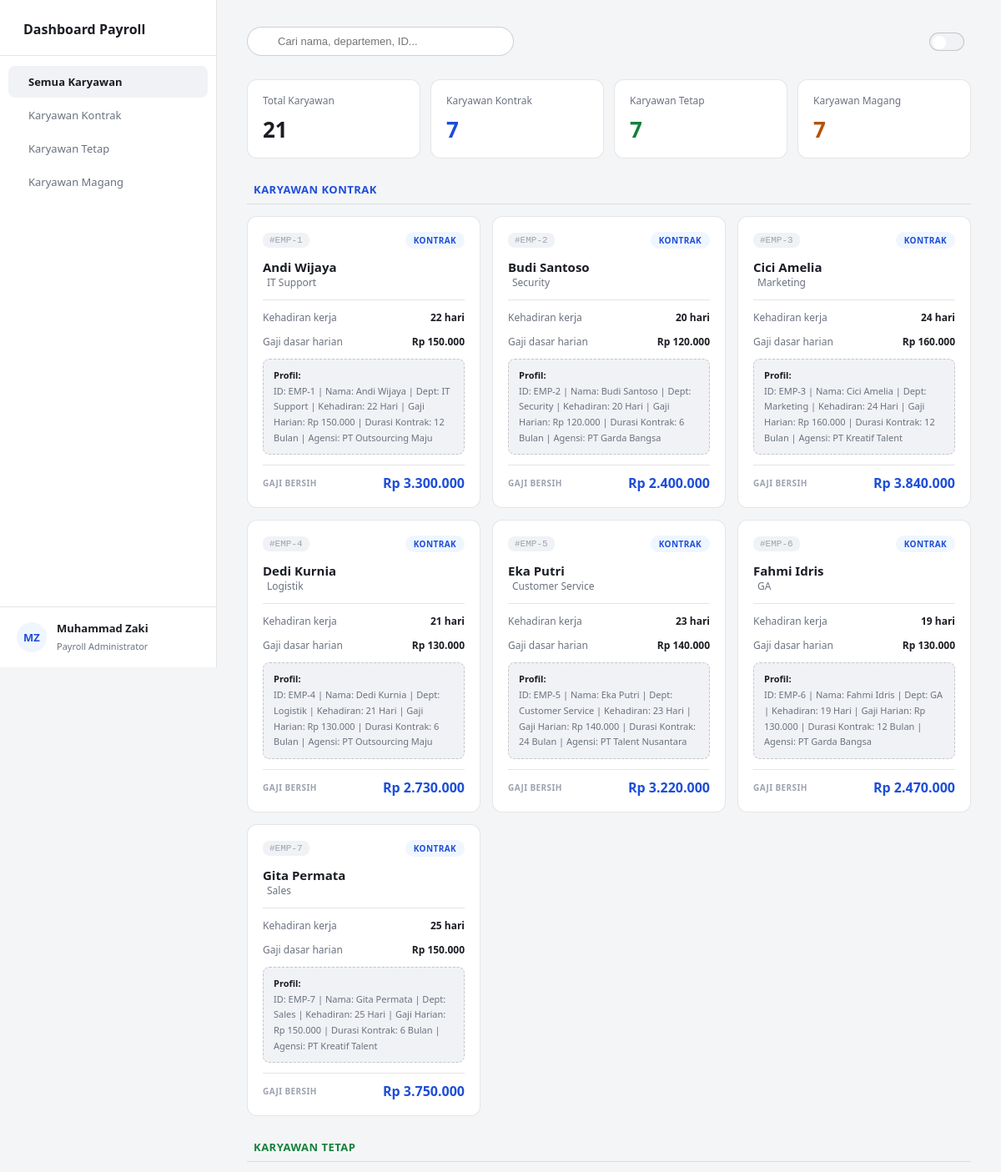
The page /views/views.php (upper part) on the database its author committed.
### tables this page shows
CREATE TABLE `tabel_karyawan` (
  `id_karyawan` int NOT NULL,
  `nama_karyawan` varchar(100) NOT NULL,
  `departemen` varchar(50) NOT NULL,
  `hari_kerja_masuk` int NOT NULL,
  `gaji_dasar_per_hari` int NOT NULL,
  `jenis_karyawan` enum('Kontrak','Tetap','Magang') NOT NULL,
  `durasi_kontrak_bulan` int DEFAULT NULL,
  `agensi_penyalur` varchar(100) DEFAULT NULL,
  `tunjangan_kesehatan` int DEFAULT NULL,
  `opsi_saham_id` varchar(50) DEFAULT NULL,
  `uang_saku_bulanan` int DEFAULT NULL,
  `sertifikat_kampus_merdeka` varchar(100) DEFAULT NULL
);

### KaryawanKontrak.php (called while the page is built, shortened)
<?php
require_once 'Karyawan.php';
class KaryawanKontrak extends Karyawan {
    private $durasiKontrakBulan;
    private $agensiPenyalur;
    public function __construct($id_karyawan, $nama_karyawan, $departemen, $hari_kerja_masuk, $gaji_dasar_per_hari, $durasiKontrakBulan, $agensiPenyalur) {
        $this->durasiKontrakBulan = $durasiKontrakBulan;
        $this->agensiPenyalur = $agensiPenyalur;
    }
    public static function getData() {
        return "WHERE jenis_karyawan = 'Kontrak'";
    }
    #[Override]
    public function hitungGajiBersih(){
       $gajiBersih = $this->hariKerjaMasuk*$this->gajiDasarPerhari;
       return $gajiBersih;
    }
    #[Override]
    public function tampilkanProfilKaryawan(){
        return "ID: EMP-" . $this->getIdKaryawan() . " | " .
            "Nama: " . $this->getNamaKaryawan() . " | " .
            "Dept: " . $this->getDepartemen() . " | " .
            "Kehadiran: " . $this->getHariKerjaMasuk() . " Hari | " .
            "Gaji Harian: Rp " . number_format($this->getGajiDasarPerHari(), 0, ',', '.') . " | " .
            "Durasi Kontrak: " . $this->durasiKontrakBulan . " Bulan | " .
            "Agensi: " . $this->agensiPenyalur;
}
}
?>

### Koneksi.php (called while the page is built, shortened)
<?php
class Koneksi {
    private $host = "localhost";
    private $username = "root";
    private $password = "";
    private $database = "db_uas_pbo_trpl1b_muhammadzakifp";
    public function __construct() {
        $this->koneksi = mysqli_connect($this->host, $this->username, $this->password, $this->database);
    }
}
?>

### KaryawanTetap.php (called while the page is built, shortened)
<?php
require_once 'Karyawan.php';
class KaryawanTetap extends Karyawan {
    public static function getData() {
        return "WHERE jenis_karyawan = 'Tetap'";
    }
}
?>

### KaryawanMagang.php (called while the page is built, shortened)
<?php
require_once 'Karyawan.php';
class KaryawanMagang extends Karyawan {
    public static function getData() {
        return "WHERE jenis_karyawan = 'Magang'";
    }
}
?>

### Karyawan.php (called while the page is built, shortened)
<?php
abstract class Karyawan {
    protected $id_karyawan;
    protected $nama_karyawan;
    protected $departemen;
    protected $hariKerjaMasuk;
    protected $gajiDasarPerhari;
    public function __construct($id_karyawan, $nama_karyawan, $departemen, $hariKerjaMasuk, $gajiDasarPerhari) {
        $this->id_karyawan = $id_karyawan;
        $this->nama_karyawan = $nama_karyawan;
        $this->departemen = $departemen;
        $this->hariKerjaMasuk = $hariKerjaMasuk;
        $this->gajiDasarPerhari = $gajiDasarPerhari;
    }
    public function getIdKaryawan() { return $this->id_karyawan; }
    public function getNamaKaryawan() { return $this->nama_karyawan; }
    public function getDepartemen() { return $this->departemen; }
    public function getHariKerjaMasuk() { return $this->hariKerjaMasuk; }
    public function getGajiDasarPerHari() { return $this->gajiDasarPerhari; }
}
?>

### views/views.php (the view, shortened to what this page needs)
<?php
require_once '../Koneksi.php';
require_once '../Karyawan.php';
require_once '../KaryawanKontrak.php';
require_once '../KaryawanTetap.php';
require_once '../KaryawanMagang.php';
class Dashboard extends Koneksi {
    protected $tabel = "tabel_karyawan";
    public function dataKaryawanKontrak() {
        $query = "SELECT * FROM " . $this->tabel . " " . KaryawanKontrak::getData();
        $result = mysqli_query($this->koneksi, $query);
        $daftar = [];
        if ($result) {
            while ($row = mysqli_fetch_assoc($result)) {
                $daftar[] = new KaryawanKontrak(
                    $row['id_karyawan'], $row['nama_karyawan'], $row['departemen'],
                    $row['hari_kerja_masuk'], $row['gaji_dasar_per_hari'],
                    $row['durasi_kontrak_bulan'], $row['agensi_penyalur']
                );
            }
        } else {
            die("Query Karyawan Kontrak Gagal: " . mysqli_error($this->koneksi));
        }
        return $daftar;
    }
    public function dataKaryawanTetap() {
        $query = "SELECT * FROM " . $this->tabel . " " . KaryawanTetap::getData();
        $result = mysqli_query($this->koneksi, $query);
        $daftar = [];
        if ($result) {
            while ($row = mysqli_fetch_assoc($result)) {
                $daftar[] = new KaryawanTetap(
                    $row['id_karyawan'], $row['nama_karyawan'], $row['departemen'],
                    $row['hari_kerja_masuk'], $row['gaji_dasar_per_hari'],
                    $row['tunjangan_kesehatan'], $row['opsi_saham_id']
                );
            }
        } else {
            die("Query Karyawan Tetap Gagal: " . mysqli_error($this->koneksi));
        }
        return $daftar;
    }
    public function dataKaryawanMagang() {
        $query = "SELECT * FROM " . $this->tabel . " " . KaryawanMagang::getData();
        $result = mysqli_query($this->koneksi, $query);
        $daftar = [];
        if ($result) {
            while ($row = mysqli_fetch_assoc($result)) {
                $daftar[] = new KaryawanMagang(
                    $row['id_karyawan'], $row['nama_karyawan'], $row['departemen'],
                    $row['hari_kerja_masuk'], $row['gaji_dasar_per_hari'],
                    $row['uang_saku_bulanan'], $row['sertifikat_kampus_merdeka']
                );
            }
        } else {
            die("Query Karyawan Magang Gagal: " . mysqli_error($this->koneksi));
        }
        return $daftar;
    }
}
$dashboard  = new Dashboard();
$dataKontrak = $dashboard->dataKaryawanKontrak();
$dataTetap   = $dashboard->dataKaryawanTetap();
$dataMagang  = $dashboard->dataKaryawanMagang();
$totalSemua   = count($dataKontrak) + count($dataTetap) + count($dataMagang);
$totalKontrak = count($dataKontrak);
$totalTetap   = count($dataTetap);
$totalMagang  = count($dataMagang);
?>
<!DOCTYPE html>
<html lang="id">
<head>
    <link rel="stylesheet" href="https://cdn.jsdelivr.net/npm/@tabler/icons-webfont@latest/tabler-icons.min.css">
</head>
<body>
<nav class="sidebar">
    <div class="sidebar-brand">
        Dashboard Payroll
    </div>
    <ul class="sidebar-nav">
        <li class="active nav-all" onclick="switchTab('all', this)">
            <a><i class="ti ti-users"></i> Semua Karyawan</a>
        </li>
        <li class="nav-k k" onclick="switchTab('kontrak', this)">
            <a><i class="ti ti-file-text"></i> Karyawan Kontrak</a>
        </li>
        <li class="nav-t t" onclick="switchTab('tetap', this)">
            <a><i class="ti ti-briefcase"></i> Karyawan Tetap</a>
        </li>
        <li class="nav-m m" onclick="switchTab('magang', this)">
            <a><i class="ti ti-school"></i> Karyawan Magang</a>
        </li>
    </ul>
    <div class="sidebar-footer">
        <div class="avatar">MZ</div>
        <div class="sidebar-footer-info">
            <p>Muhammad Zaki</p>
            <span>Payroll Administrator</span>
        </div>
    </div>
</nav>
<main class="main">
    <header class="topbar">
        <div class="search-wrap">
            <input type="text" id="searchInput" oninput="filterData()"
                   placeholder="Cari nama, departemen, ID...">
        </div>
        <div class="theme-toggle">
            <div class="toggle-track" id="themeToggle" onclick="toggleTheme()">
                <div class="toggle-thumb"></div>
            </div>
        </div>
    </header>
    <div class="summary">
        <div class="sum-card">
            <div class="sum-label">Total Karyawan</div>
            <div class="sum-val"><?= $totalSemua ?></div>
        </div>
        <div class="sum-card">
            <div class="sum-label">Karyawan Kontrak</div>
            <div class="sum-val blue"><?= $totalKontrak ?></div>
        </div>
        <div class="sum-card">
            <div class="sum-label">Karyawan Tetap</div>
            <div class="sum-val green"><?= $totalTetap ?></div>
        </div>
        <div class="sum-card">
            <div class="sum-label">Karyawan Magang</div>
            <div class="sum-val amber"><?= $totalMagang ?></div>
        </div>
    </div>
    <section id="section-kontrak">
        <div class="sec-head blue">
            <i class="ti ti-file-text"></i> Karyawan Kontrak
        </div>
        <div class="card-grid">
            <?php if (empty($dataKontrak)): ?>
                <p style="color:var(--muted);font-size:13px">Tidak ada data karyawan kontrak.</p>
            <?php else: ?>
                <?php foreach ($dataKontrak as $k): ?>
                <div class="emp-card searchable-row" data-jenis="kontrak">
                    <div class="card-toprow">
                        <span class="emp-id">#EMP-<?= $k->getIdKaryawan() ?></span>
                        <span class="badge kontrak">Kontrak</span>
                    </div>
                    <div>
                        <div class="emp-name"><?= htmlspecialchars($k->getNamaKaryawan()) ?></div>
                        <div class="emp-dept">
                            <?= htmlspecialchars($k->getDepartemen()) ?>
                        </div>
                    </div>
                    <hr class="divider">
                    <div class="info-row">
                        <span class="lbl">Kehadiran kerja</span>
                        <span class="val"><?= $k->getHariKerjaMasuk() ?> hari</span>
                    </div>
                    <div class="info-row">
                        <span class="lbl">Gaji dasar harian</span>
                        <span class="val">Rp <?= number_format($k->getGajiDasarPerHari(), 0, ',', '.') ?></span>
                    </div>
                    <div class="extra-box">
                        <strong>Profil:</strong><br>
                        <?= htmlspecialchars($k->tampilkanProfilKaryawan()) ?>
                    </div>
                    <div class="card-footer">
                        <span class="footer-lbl">Gaji Bersih</span>
                        <span class="footer-val blue">Rp <?= number_format($k->hitungGajiBersih(), 0, ',', '.') ?></span>
                    </div>
                </div>
                <?php endforeach; ?>
            <?php endif; ?>
        </div>
    </section>
    <section id="section-tetap">
        <div class="sec-head green">
            <i class="ti ti-briefcase"></i> Karyawan Tetap
        </div>
    </section>
</main>
</body>
</html>

### rows shown on the page
tabel_karyawan: id_karyawan "1", nama_karyawan "Andi Wijaya", departemen "IT Support", hari_kerja_masuk "22", gaji_dasar_per_hari "150.000", $k->tampilkanProfilKaryawan() "ID: EMP-1 | Nama: Andi Wijaya | Dept: IT Support | Kehadiran: 22 Hari | Gaji Harian: Rp 150.000 | Durasi Kontrak: 12 Bulan | Agensi: PT Outsourcing Maju", $k->hitungGajiBersih() "3.300.000"
tabel_karyawan: id_karyawan "2", nama_karyawan "Budi Santoso", departemen "Security", hari_kerja_masuk "20", gaji_dasar_per_hari "120.000", $k->tampilkanProfilKaryawan() "ID: EMP-2 | Nama: Budi Santoso | Dept: Security | Kehadiran: 20 Hari | Gaji Harian: Rp 120.000 | Durasi Kontrak: 6 Bulan | Agensi: PT Garda Bangsa", $k->hitungGajiBersih() "2.400.000"
tabel_karyawan: id_karyawan "3", nama_karyawan "Cici Amelia", departemen "Marketing", hari_kerja_masuk "24", gaji_dasar_per_hari "160.000", $k->tampilkanProfilKaryawan() "ID: EMP-3 | Nama: Cici Amelia | Dept: Marketing | Kehadiran: 24 Hari | Gaji Harian: Rp 160.000 | Durasi Kontrak: 12 Bulan | Agensi: PT Kreatif Talent", $k->hitungGajiBersih() "3.840.000"
tabel_karyawan: id_karyawan "4", nama_karyawan "Dedi Kurnia", departemen "Logistik", hari_kerja_masuk "21", gaji_dasar_per_hari "130.000", $k->tampilkanProfilKaryawan() "ID: EMP-4 | Nama: Dedi Kurnia | Dept: Logistik | Kehadiran: 21 Hari | Gaji Harian: Rp 130.000 | Durasi Kontrak: 6 Bulan | Agensi: PT Outsourcing Maju", $k->hitungGajiBersih() "2.730.000"
tabel_karyawan: id_karyawan "5", nama_karyawan "Eka Putri", departemen "Customer Service", hari_kerja_masuk "23", gaji_dasar_per_hari "140.000", $k->tampilkanProfilKaryawan() "ID: EMP-5 | Nama: Eka Putri | Dept: Customer Service | Kehadiran: 23 Hari | Gaji Harian: Rp 140.000 | Durasi Kontrak: 24 Bulan | Agensi: PT Talent Nusantara", $k->hitungGajiBersih() "3.220.000"
tabel_karyawan: id_karyawan "6", nama_karyawan "Fahmi Idris", departemen "GA", hari_kerja_masuk "19", gaji_dasar_per_hari "130.000", $k->tampilkanProfilKaryawan() "ID: EMP-6 | Nama: Fahmi Idris | Dept: GA | Kehadiran: 19 Hari | Gaji Harian: Rp 130.000 | Durasi Kontrak: 12 Bulan | Agensi: PT Garda Bangsa", $k->hitungGajiBersih() "2.470.000"
tabel_karyawan: id_karyawan "7", nama_karyawan "Gita Permata", departemen "Sales", hari_kerja_masuk "25", gaji_dasar_per_hari "150.000", $k->tampilkanProfilKaryawan() "ID: EMP-7 | Nama: Gita Permata | Dept: Sales | Kehadiran: 25 Hari | Gaji Harian: Rp 150.000 | Durasi Kontrak: 6 Bulan | Agensi: PT Kreatif Talent", $k->hitungGajiBersih() "3.750.000"

### other values the page prints
$totalSemua "21"
$totalKontrak "7"
$totalTetap "7"
$totalMagang "7"
